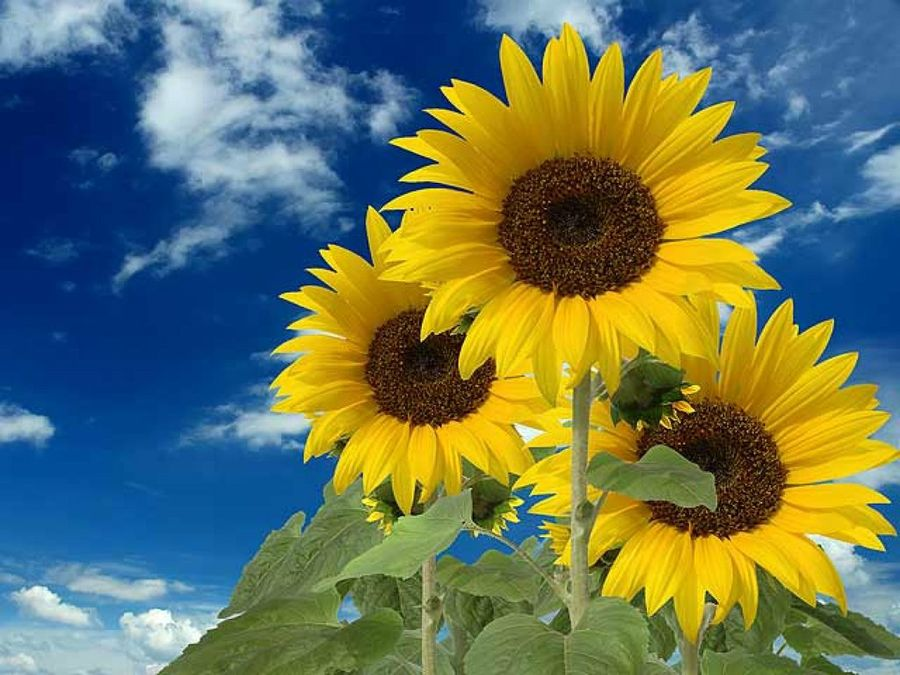
#> input picture src/img/9/girasol.jpg, 900 x 675 px
$ python ejemplo.py
#> lines starting #> are read from the running program, lines starting #| are printed output that depends on the picture
import cv2
import numpy as np

# Necesitamos importar matplotlib para crear
# nuestros histogramas gráficos
from matplotlib import pyplot as plt

image = cv2.imread('../src/img/9/girasol.jpg')
#> image is the input picture: shape (675, 900, 3); mean B, G, R 90.9, 117.3, 102.5
cv2.imshow("Entrada", image)

histogram = cv2.calcHist([image], [0], None, [256], [0,256])
#> histogram = 256 values, max 36363 at index 0, min 11 at index 254, mean 2373
"""
cv2.calcHist(images, channels, mask, histSize, ranges[, hist[, accumulate]])
"""

# Graficamos el histograma , ravel() flatens our image array
plt.hist(image.ravel(), 256, [0,256])
plt.show()
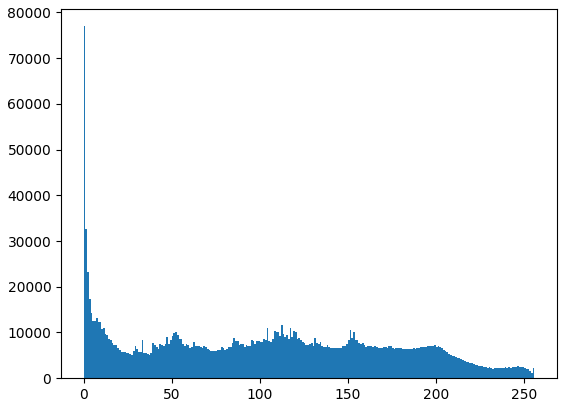
#> figure drawn by matplotlib, 1 panel; tallest bar 76994 high, from x = 0 to 1

# Enumeración que nos sirva para ver los canales de colores separados
color = ('b', 'g', 'r')

# Separamos los colores y graficamos cada uno en el histograma
for i, col in enumerate(color):
    histogram2 = cv2.calcHist([image], [i], None, [256], [0,256])
    plt.plot(histogram2, color=col)
    plt.xlim([0,256])

plt.show()
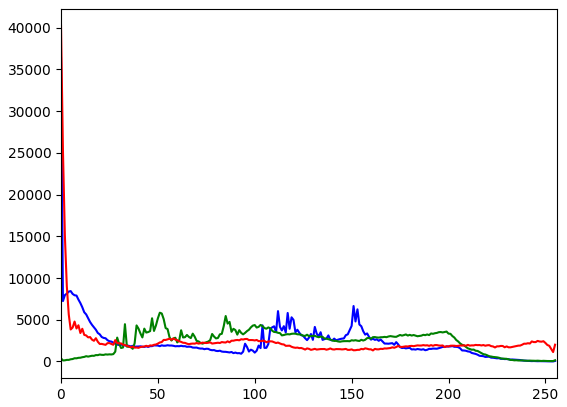
#> figure drawn by matplotlib, 1 panel; curve peaks at x = 0, y = 36363; curve peaks at x = 51, y = 5843; curve peaks at x = 0, y = 40255

cv2.waitKey(0)
cv2.destroyAllWindows()
